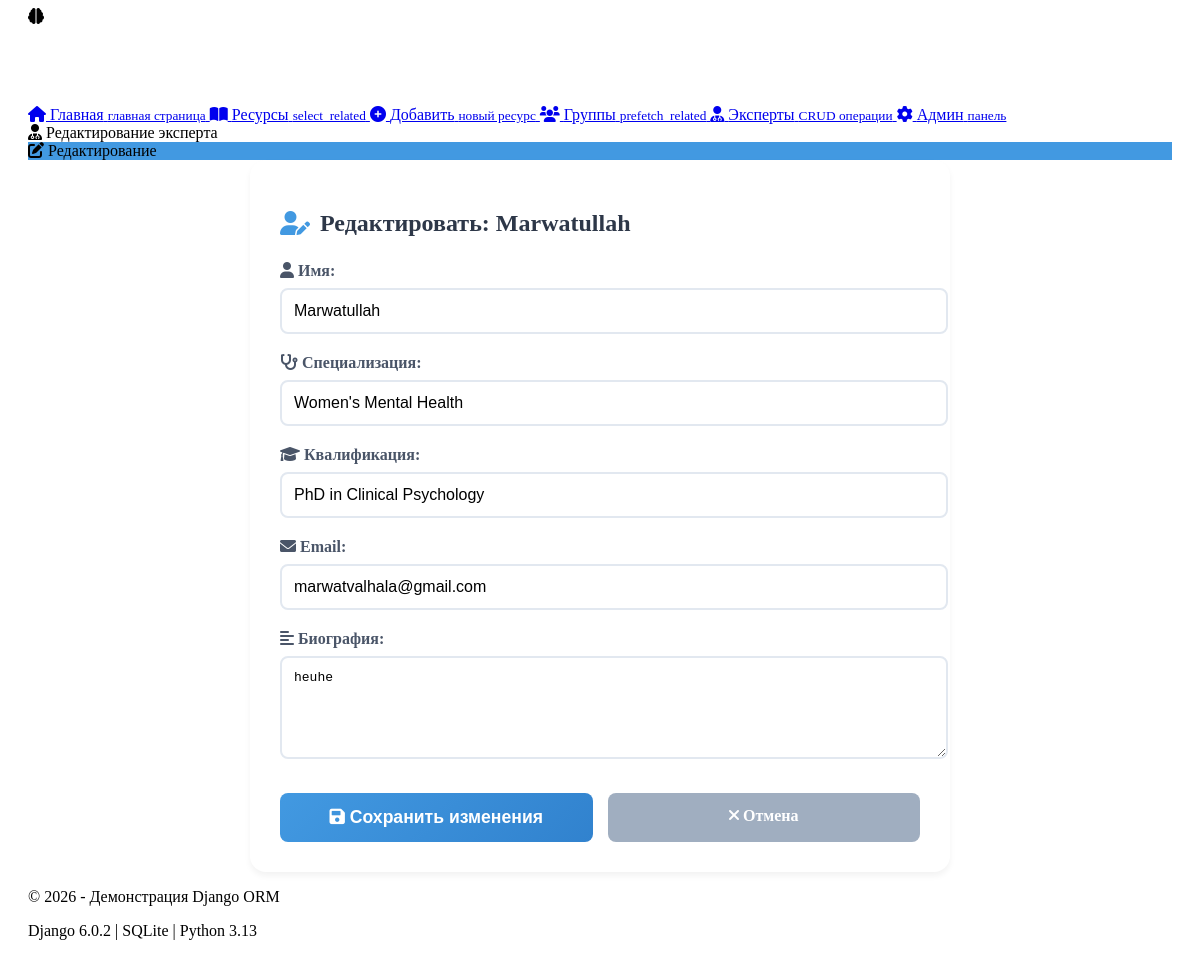
The app's page /demo/experts/edit/39/ with its own data.
### stress_app/models.py (models this page shows, shortened)
class Expert(models.Model):
    name = models.CharField(max_length=200, verbose_name='Имя')
    bio = models.TextField(verbose_name='Биография')
    specialty = models.CharField(max_length=200, verbose_name='Специализация')
    qualification = models.CharField(max_length=200, verbose_name='Квалификация')
    photo = models.ImageField(
        upload_to=expert_photo_path,
        blank=True,
        null=True,
        verbose_name='Фото',
        help_text='Загрузите фотографию эксперта'
    )
    website = models.URLField(
        blank=True,
        null=True,
        verbose_name='Веб-сайт',
        help_text='Ссылка на профессиональный сайт эксперта'
    )
    join_date = models.DateField(default=timezone.now, verbose_name='Дата присоединения')
    email = models.EmailField(verbose_name='Email')
    is_active = models.BooleanField(default=True, verbose_name='Активен')
    website = models.URLField(blank=True, null=True, verbose_name='Вебсайт')
    class Meta:
        verbose_name = 'Эксперт'
        verbose_name_plural = 'Эксперты'
        ordering = ['name']

### stress_app/views.py (the view, shortened to what this page needs)
# urls.py: path('demo/experts/edit/<int:expert_id>/', views.edit_expert, name='edit-expert'),
def edit_expert(request, expert_id):
    expert = get_object_or_404(Expert, id=expert_id)
    return render(request, 'stress_app/edit_expert.html', {'expert': expert})

### stress_app/templates/stress_app/edit_expert.html (shortened to what this page needs)
{% extends 'stress_app/base.html' %}
{% load static %}
{% block content %}
<div class="demo-header">
    <div class="query-info">
        <i class="fas fa-user-md"></i>
        <span>Редактирование эксперта</span>
    </div>
    <div class="demo-badge" style="background: #4299e1;">
        <i class="fas fa-edit"></i>
        <span>Редактирование</span>
    </div>
</div>
<div class="form-container" style="max-width: 700px; margin: 0 auto;">
    <div class="card" style="background: white; border-radius: 16px; padding: 30px; box-shadow: 0 4px 6px rgba(0,0,0,0.05);">
        <h2 style="margin-bottom: 25px; color: #2d3748; display: flex; align-items: center; gap: 10px;">
            <i class="fas fa-user-edit" style="color: #4299e1;"></i>
            Редактировать: {{ expert.name }}
        </h2>
        <form method="POST">
            <div style="margin-bottom: 20px;">
                <label style="display: block; margin-bottom: 8px; font-weight: 600; color: #4a5568;">
                    <i class="fas fa-user"></i> Имя:
                </label>
                <input type="text" name="name" value="{{ expert.name }}" required
                       style="width: 100%; padding: 12px; border: 2px solid #e2e8f0; border-radius: 8px; font-size: 1em;">
            </div>
            <div style="margin-bottom: 20px;">
                <label style="display: block; margin-bottom: 8px; font-weight: 600; color: #4a5568;">
                    <i class="fas fa-stethoscope"></i> Специализация:
                </label>
                <input type="text" name="specialty" value="{{ expert.specialty }}" required
                       style="width: 100%; padding: 12px; border: 2px solid #e2e8f0; border-radius: 8px; font-size: 1em;">
            </div>
            <div style="margin-bottom: 20px;">
                <label style="display: block; margin-bottom: 8px; font-weight: 600; color: #4a5568;">
                    <i class="fas fa-graduation-cap"></i> Квалификация:
                </label>
                <input type="text" name="qualification" value="{{ expert.qualification }}" required
                       style="width: 100%; padding: 12px; border: 2px solid #e2e8f0; border-radius: 8px; font-size: 1em;">
            </div>
            <div style="margin-bottom: 20px;">
                <label style="display: block; margin-bottom: 8px; font-weight: 600; color: #4a5568;">
                    <i class="fas fa-envelope"></i> Email:
                </label>
                <input type="email" name="email" value="{{ expert.email }}" required
                       style="width: 100%; padding: 12px; border: 2px solid #e2e8f0; border-radius: 8px; font-size: 1em;">
            </div>
            <div style="margin-bottom: 20px;">
                <label style="display: block; margin-bottom: 8px; font-weight: 600; color: #4a5568;">
                    <i class="fas fa-align-left"></i> Биография:
                </label>
                <textarea name="bio" rows="5" style="width: 100%; padding: 12px; border: 2px solid #e2e8f0; border-radius: 8px; font-size: 1em;">{{ expert.bio }}</textarea>
            </div>
            <div style="display: flex; gap: 15px; margin-top: 30px;">
                <button type="submit" style="flex: 1; background: linear-gradient(135deg, #4299e1 0%, #3182ce 100%); color: white; padding: 14px; border: none; border-radius: 8px; font-size: 1.1em; font-weight: 600; cursor: pointer; transition: transform 0.2s;">
                    <i class="fas fa-save"></i> Сохранить изменения
                </button>
                <a href="{% url 'expert-list' %}" style="flex: 1; background: #a0aec0; color: white; padding: 14px; border-radius: 8px; text-decoration: none; text-align: center; font-weight: 600; transition: transform 0.2s;">
                    <i class="fas fa-times"></i> Отмена
                </a>
            </div>
        </form>
    </div>
</div>
{% endblock %}

### records on screen
Expert: name "Marwatullah", specialty "Women's Mental Health", qualification "PhD in Clinical Psychology", email "marwatvalhala@gmail.com", bio "heuhe"
